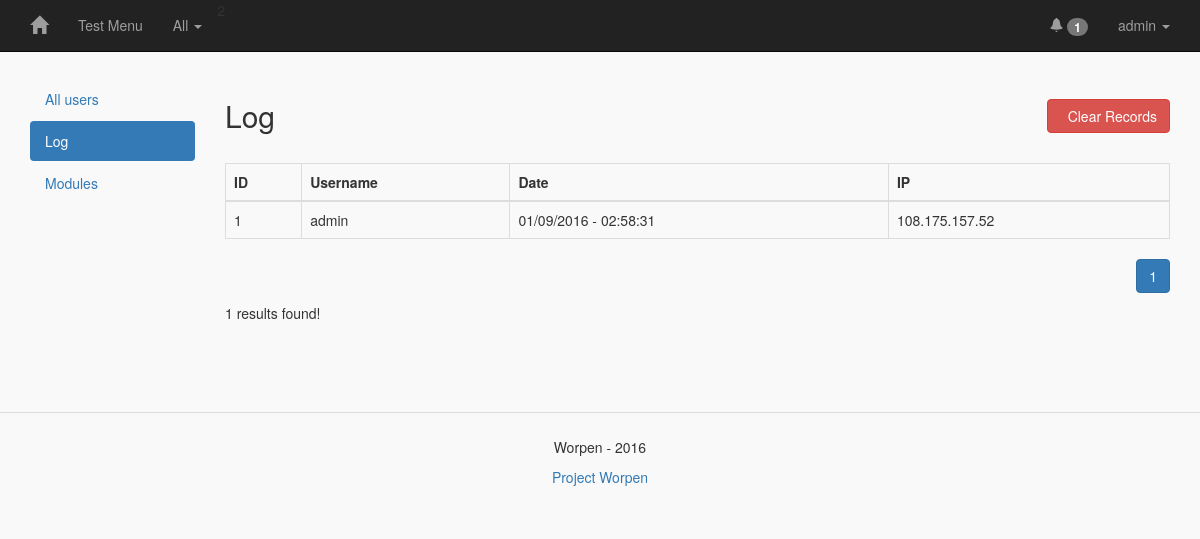
The page /index.php?mod=admin&pg=log (signed in) on the database its author committed.
### tables this page shows
CREATE TABLE IF NOT EXISTS `worpen_module` (
  `id` int(55) NOT NULL AUTO_INCREMENT,
  `name` text NOT NULL,
  `url` text NOT NULL,
  `name_menu` text NOT NULL,
  `access_level` text NOT NULL,
  `date_create` text NOT NULL,
  `active` text NOT NULL,
  `show` text NOT NULL,
  PRIMARY KEY (`id`)
);

CREATE TABLE IF NOT EXISTS `worpen_log` (
  `id` int(55) NOT NULL AUTO_INCREMENT,
  `user` text NOT NULL,
  `date_access` text NOT NULL,
  `hour_access` text NOT NULL,
  `ip` text NOT NULL,
  PRIMARY KEY (`id`)
);

### front/template/defaut/index.php (called while the page is built)
<?php
  include "header.php";
  include $PAGE_CONTENT;
  include "footer.php";

### index.php (called while the page is built, shortened)
<?php
if (!$_GET['mod']) { $MODULE_GET = $PATH['modstart']; } else { $MODULE_GET = addslashes($_GET['mod']); }
if (!$_GET['pg']) { $PAGE_GET = "start"; } else { $PAGE_GET = addslashes($_GET['pg']); }
$CURRENT_MODULE = $PATH['template'].$MODULE_GET."/".$PAGE_GET.".php";
if (file_exists($CURRENT_MODULE)) {
  $PAGE_CONTENT = $CURRENT_MODULE;
} else {
  $PAGE_CONTENT = $PATH['error'];
}
include $PATH['template']."index.php";
?>

### back/admin/logs.php (the view, shortened to what this page needs)
<?php
$results_for_page = 21;
if (!$_GET['search']) { $search_user = ""; } else { $search_user =  $_GET['search']; }
if (!$_GET['page']) { $current_page = 1; } else { $current_page = (int) $_GET['page']; }
$current_page_calc = $current_page - 1;
$number_result_page = $current_page_calc * $results_for_page;
if (!$search_user) {
  $select_db_count = $connect->prepare("SELECT COUNT(*) FROM worpen_log");
  $select_db_count->execute();
  $count_results = $select_db_count->fetchColumn();
  $found_message = "No results found!";
  if ($count_results == 1) {
    $found_message = "1 results found!";
  } elseif ($count_results > 1) {
    $found_message = "{$count_results} results found!";
  }
  $select_db = $connect->prepare("SELECT * FROM worpen_log ORDER BY id DESC LIMIT {$number_result_page}, {$results_for_page}");
  $select_db->execute();
  while ($result = $select_db->fetch(PDO::FETCH_ASSOC)) {
    echo "<tr>
      <td>{$result['id']}</td>
      <td>{$result['user']}</td>
      <td>{$result['date_access']} - {$result['hour_access']}</td>
      <td>{$result['ip']}</td>
    </tr>";
  }
  echo "</tbody></table>";
  echo "<p class=\"text-right\">";
  if ($count_results > 0) {
    echo "<a href=\"?mod={$MODULE_GET}&pg={$PAGE_GET}&search={$search_user}&page={$current_page}\" class=\"btn btn-primary\"> {$current_page} </a>";
  }
  echo "</p>";
  echo "<p>".$found_message."</p>";
}
?>

### back/menu.php (shortened to what this page needs)
<?php
$select_menu_module = $connect->prepare("SELECT * FROM worpen_module WHERE active LIKE :active");
$select_menu_module->bindValue(":active", "yes");
$select_menu_module->execute();
while ($result = $select_menu_module->fetch(PDO::FETCH_ASSOC)) {
  if ($result['access_level'] >= $_SESSION['access_level']) {
    print "<li><a href=\"?mod={$result['url']}\">{$result['name_menu']}</a></li>";
  }
}

### front/template/defaut/_files/css/style.css (style rules this page uses)
body { background: #f9f9f9; }

### rows shown on the page
worpen_module: name_menu "Test Menu"
worpen_log: id "1", user "admin", date_access "01/09/2016", hour_access "02:58:31", ip "108.175.157.52"

### other values the page prints
$header_text['all'] "All"
$_SESSION['user_username'] "admin"
$count_results "1"
$admin_text['users'] "All users"
$admin_text['records'] "Log"
$admin_text['modules'] "Modules"
$log_text['title'] "Log"
$log_text['del'] "Clear Records"
$log_text['id'] "ID"
$log_text['username'] "Username"
$log_text['date'] "Date"
$log_text['ip'] "IP"
$current_page "1"
$found_message "1 results found!"
